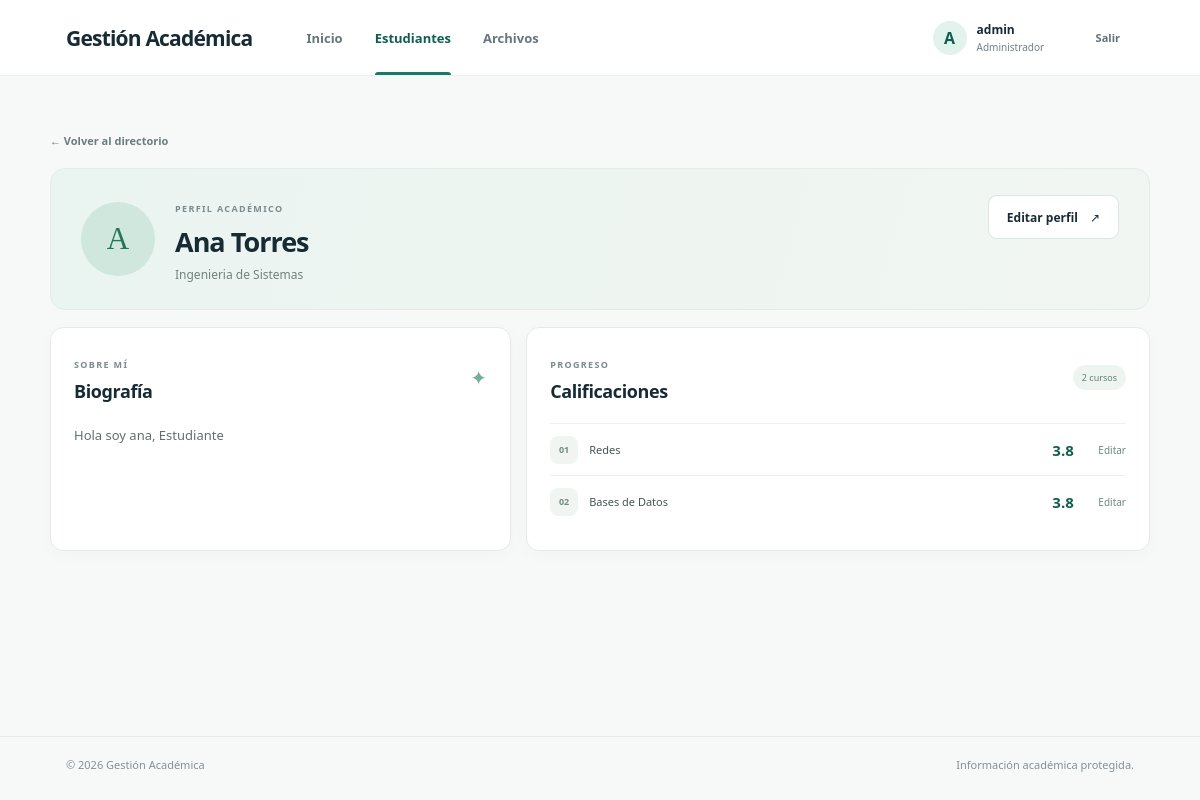
Page /perfil/1 (signed in) on the committed database.
### tables this page shows
CREATE TABLE usuarios (
            id       INTEGER PRIMARY KEY AUTOINCREMENT,
            username TEXT NOT NULL,
            password TEXT NOT NULL,   -- MALA PRACTICA: contrasena en texto plano
            rol      TEXT NOT NULL    -- admin | docente | estudiante
        , estudiante_id INTEGER REFERENCES estudiantes (id), session_version INTEGER NOT NULL DEFAULT 0);

CREATE TABLE estudiantes (
            id        INTEGER PRIMARY KEY AUTOINCREMENT,
            nombre    TEXT NOT NULL,
            carrera   TEXT NOT NULL,
            biografia TEXT             -- campo libre: sera el punto de XSS almacenado
        );

CREATE TABLE calificaciones (
            id            INTEGER PRIMARY KEY AUTOINCREMENT,
            estudiante_id INTEGER NOT NULL,
            materia       TEXT NOT NULL,
            nota          REAL NOT NULL,
            FOREIGN KEY (estudiante_id) REFERENCES estudiantes (id)
        );

### app.py (the view)
@app.route("/perfil/<int:id>")
@login_required
def perfil(id):
    with connection() as conn:
        estudiante = conn.execute("SELECT * FROM estudiantes WHERE id = ?", (id,)).fetchone()
        notas = conn.execute(
            "SELECT * FROM calificaciones WHERE estudiante_id = ? ORDER BY id", (id,)
        ).fetchall()
    if not estudiante:
        abort(404)
    if g.user["rol"] == "estudiante" and not can_edit_biography(estudiante):
        abort(404)
    return render_template(
        "features/students/profile.html",
        estudiante=estudiante,
        notas=notas,
        puede_editar_biografia=can_edit_biography(estudiante),
    )

### app.py (called while the page is built)
def csrf_token():
    token = session.get("csrf_token")
    if token is None:
        token = secrets.token_urlsafe(32)
        session["csrf_token"] = token
    return token

@app.context_processor
def inject_common_template_values():
    own_profile_id = None
    user = getattr(g, "user", None)
    if user and user["rol"] == "estudiante":
        own_profile_id = user["estudiante_id"]
    return {"now_year": datetime.now().year, "own_profile_id": own_profile_id}

def login_required(view):
    @wraps(view)
    def wrapped(*args, **kwargs):
        if getattr(g, "user", None) is None:
            return redirect(url_for("login", next=_request_target()))
        return view(*args, **kwargs)
    return wrapped

def can_edit_biography(estudiante):
    user = getattr(g, "user", None)
    return bool(
        user
        and (
            user["rol"] == "admin"
            or (
                user["rol"] == "estudiante"
                and user["estudiante_id"] == estudiante["id"]
            )
        )
    )

### database.py (called while the page is built)
def get_connection():
    conn = sqlite3.connect(Config.DATABASE)
    conn.row_factory = sqlite3.Row
    conn.execute("PRAGMA foreign_keys = ON")
    return conn

@contextmanager
def connection():
    conn = get_connection()
    try:
        with conn:
            yield conn
    finally:
        conn.close()

### templates/features/students/profile.html (shortened to what this page needs)
{% extends "layouts/base.html" %}
{% block content %}
<a class="back-link" href="{{ url_for('buscar') }}">← Volver al directorio</a>
<section class="profile-hero"><div class="profile-avatar">{{ estudiante['nombre'][0]|upper }}</div><div class="profile-intro"><span class="eyebrow">PERFIL ACADÉMICO</span><h1>{{ estudiante['nombre'] }}</h1><p>{{ estudiante['carrera'] }}</p></div>{% if puede_editar_biografia %}<a class="button button-outline profile-action" href="{{ url_for('editar_biografia', id=estudiante['id']) }}">Editar perfil <span aria-hidden="true">↗</span></a>{% endif %}</section>
<div class="profile-grid"><section class="content-card"><div class="card-heading"><div><span class="eyebrow">SOBRE MÍ</span><h2>Biografía</h2></div><span class="subtle-icon">✦</span></div><p class="bio-copy">{{ estudiante['biografia'] or 'Este perfil aún no tiene una biografía.' }}</p></section>
<section class="content-card grades-card"><div class="card-heading"><div><span class="eyebrow">PROGRESO</span><h2>Calificaciones</h2></div><span class="grade-count">{{ notas|length }} cursos</span></div>
    {% if notas %}<div class="grade-list">{% for nota in notas %}<div class="grade-row"><span class="grade-subject-icon">{{ '0%d'|format(loop.index) }}</span><span class="grade-subject">{{ nota['materia'] }}</span><strong class="grade-value">{{ '%.1f'|format(nota['nota']) }}</strong>{% if session.get('rol') in ['admin', 'docente'] %}<a class="grade-edit" href="{{ url_for('editar_nota', id=nota['id']) }}" aria-label="Editar nota de {{ nota['materia'] }}">Editar</a>{% endif %}</div>{% endfor %}</div>{% else %}<p class="muted">Todavía no hay calificaciones registradas.</p>{% endif %}
</section></div>
{% endblock %}

### templates/layouts/base.html (shortened to what this page needs)
<!doctype html>
<html lang="es">
<head>
    <link rel="stylesheet" href="{{ url_for('static', filename='style.css') }}">
</head>
<body>
    <header class="topbar">
        <a class="brand" href="{{ url_for('inicio') }}" aria-label="Gestión académica, inicio">Gestión Académica</a>
        {% if session.get('username') %}
            <nav class="primary-nav" aria-label="Navegación principal">
                <a class="nav-link {{ 'is-active' if request.endpoint == 'inicio' else '' }}" href="{{ url_for('inicio') }}">Inicio</a>
                {% if session.get('rol') == 'estudiante' %}
                    {% if own_profile_id %}<a class="nav-link {{ 'is-active' if request.endpoint in ['perfil', 'editar_biografia'] else '' }}" href="{{ url_for('perfil', id=own_profile_id) }}">Mi perfil</a>{% endif %}
                {% else %}
                    <a class="nav-link {{ 'is-active' if request.endpoint in ['buscar', 'perfil'] else '' }}" href="{{ url_for('buscar') }}">Estudiantes</a>
                {% endif %}
                {% if session.get('rol') in ['admin', 'docente'] %}
                    <a class="nav-link {{ 'is-active' if request.endpoint == 'subir' else '' }}" href="{{ url_for('subir') }}">Archivos</a>
                {% endif %}
            </nav>
        {% endif %}
        <div class="account-area">
            {% if session.get('username') %}
                <span class="account-avatar" aria-hidden="true">{{ session.get('username')[0]|upper }}</span>
                <span class="account-meta"><strong>{{ session.get('username') }}</strong><small>{{ {'admin':'Administrador','docente':'Docente','estudiante':'Estudiante'}.get(session.get('rol'), 'Usuario') }}</small></span>
                <form method="POST" action="{{ url_for('logout') }}" class="logout-form">
                    <button class="button button-quiet button-small" type="submit">Salir</button>
                </form>
            {% else %}
                <a class="button button-dark button-small" href="{{ url_for('login') }}">Iniciar sesión</a>
            {% endif %}
        </div>
    </header>
    <main class="page-shell">
        {% block content %}{% endblock %}
    </main>
    <footer class="site-footer"><span>© {{ now_year }} Gestión Académica</span><span>Información académica protegida.</span></footer>
</body>
</html>

### rows in the picture
usuarios: username "A", get "admin", rol "Administrador"
estudiantes: nombre "A", nombre "Ana Torres", carrera "Ingenieria de Sistemas", biografia "Hola soy ana, Estudiante"
calificaciones: index "01", materia "Redes", nota "3.8"
calificaciones: index "02", materia "Bases de Datos", nota "3.8"

### other values in the picture
{{ notas|length }} "2"
